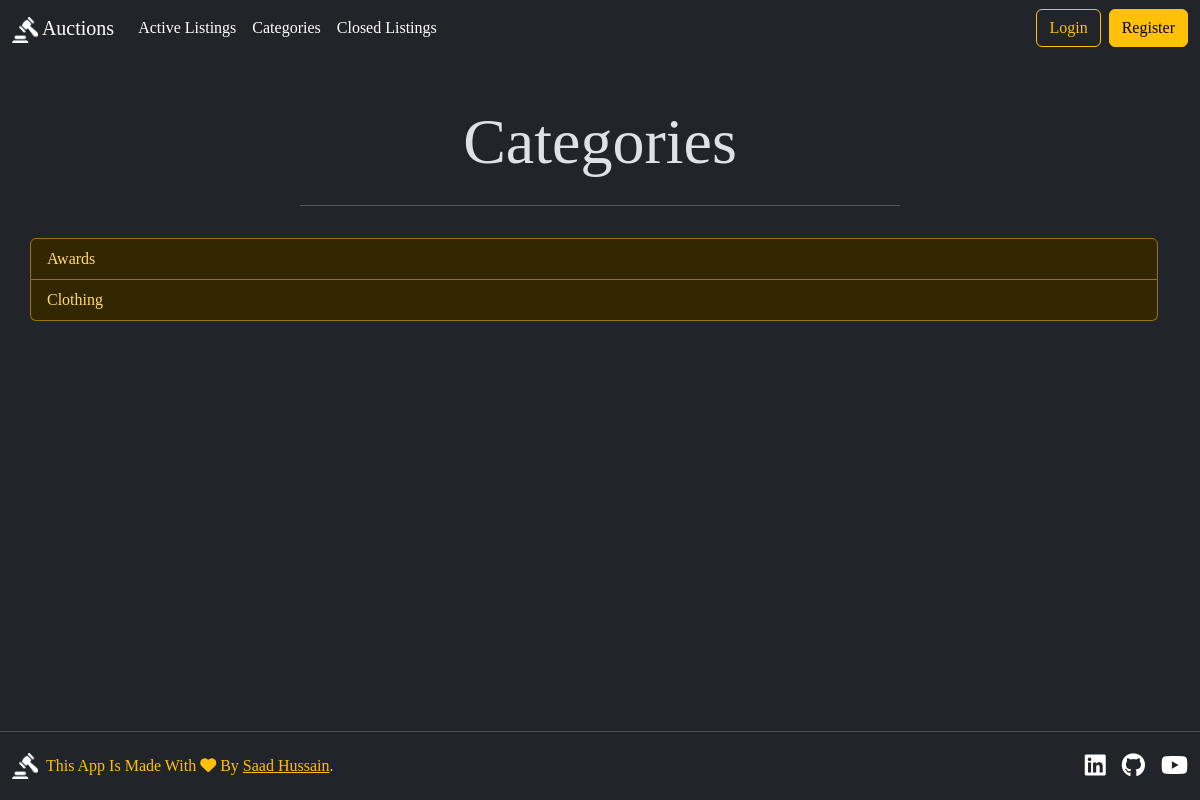
The page /category on the database its author committed.
### auctions/models.py (models this page shows, shortened)
class ListingInformation(models.Model):
    title = models.CharField(max_length=64)
    description = models.TextField(max_length=200)
    bidCurrentPrice = models.FloatField()
    image = models.ImageField(blank=True, upload_to="auctions/images/")
    category = models.CharField(max_length=64, blank=True, null=True)
    lister = models.ForeignKey(User, on_delete=models.CASCADE , related_name="listings")
    time = models.DateTimeField(auto_now_add=True)
    isListingOpen = models.BooleanField(default=True)
    winner =  models.ForeignKey(User, on_delete=models.CASCADE, blank=True, null=True)

### auctions/views.py (the view)
# urls.py: path("category" , views.category, name="category"),
def category(request, categoryName = None):
    if not categoryName:
        categories = []
        allListingsWithCategory = ListingInformation.objects.exclude(category__isnull=True).exclude(category__exact='').filter(isListingOpen = True)
        for listing in allListingsWithCategory:
            if listing.category not in categories:
                categories.append(listing.category)
        return render(request, 'auctions/category.html', {
            "categories": categories
        })
    else:
        categoryListings = ListingInformation.objects.filter(category = categoryName).filter(isListingOpen = True)
        return render(request, 'auctions/index.html', {
            "message": f"Category Listing: {categoryName}",
            "listings": categoryListings
        })

### auctions/templates/auctions/category.html
{% extends "auctions/layout.html" %}
{% block body %}
    <h3 class="display-3 text-center mt-5">Categories</h1>
    <hr class="w-50 mx-auto ">
        <div class="list-group container mt-3">
            {% for category in categories %}
                <a class="list-group-item list-group-item-action list-group-item-warning" href="{% url 'auctions:categoryListings' category %}">{{ category }}</a>
            {% empty %}
                <li class="list-group-item">No Categories Listed</li>
            {% endfor %}
        </div>
{% endblock %}

### auctions/static/auctions/styles.css (style rules this page uses)
body { padding: 0px; font-family: "Playfair Display", serif !important; }

### rows shown on the page
ListingInformation: categories "Awards"
ListingInformation: categories "Clothing"
